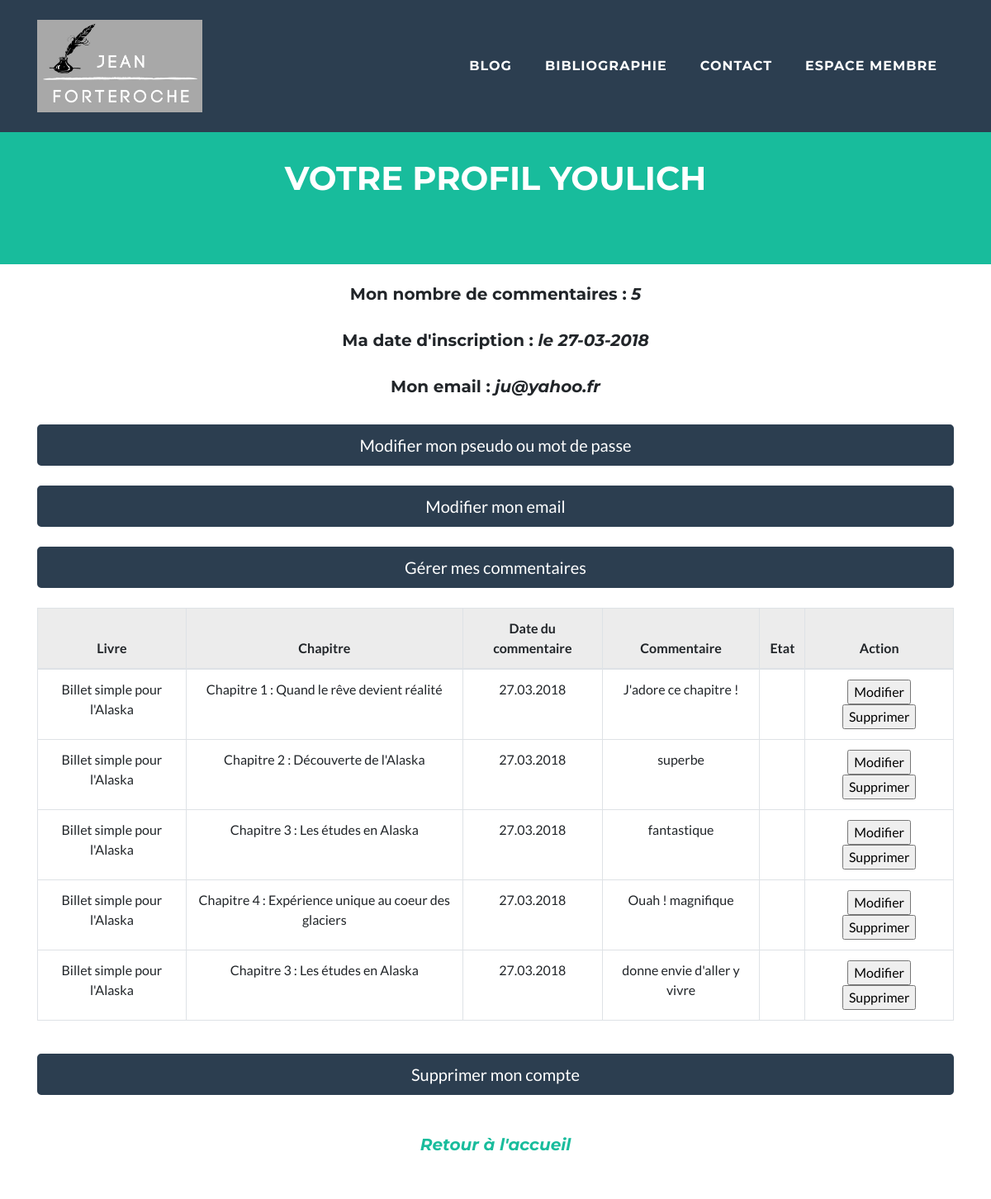
The app's page /index.php?action=profilMembre&afficher_commentaires=1 (signed in, upper part), older data.
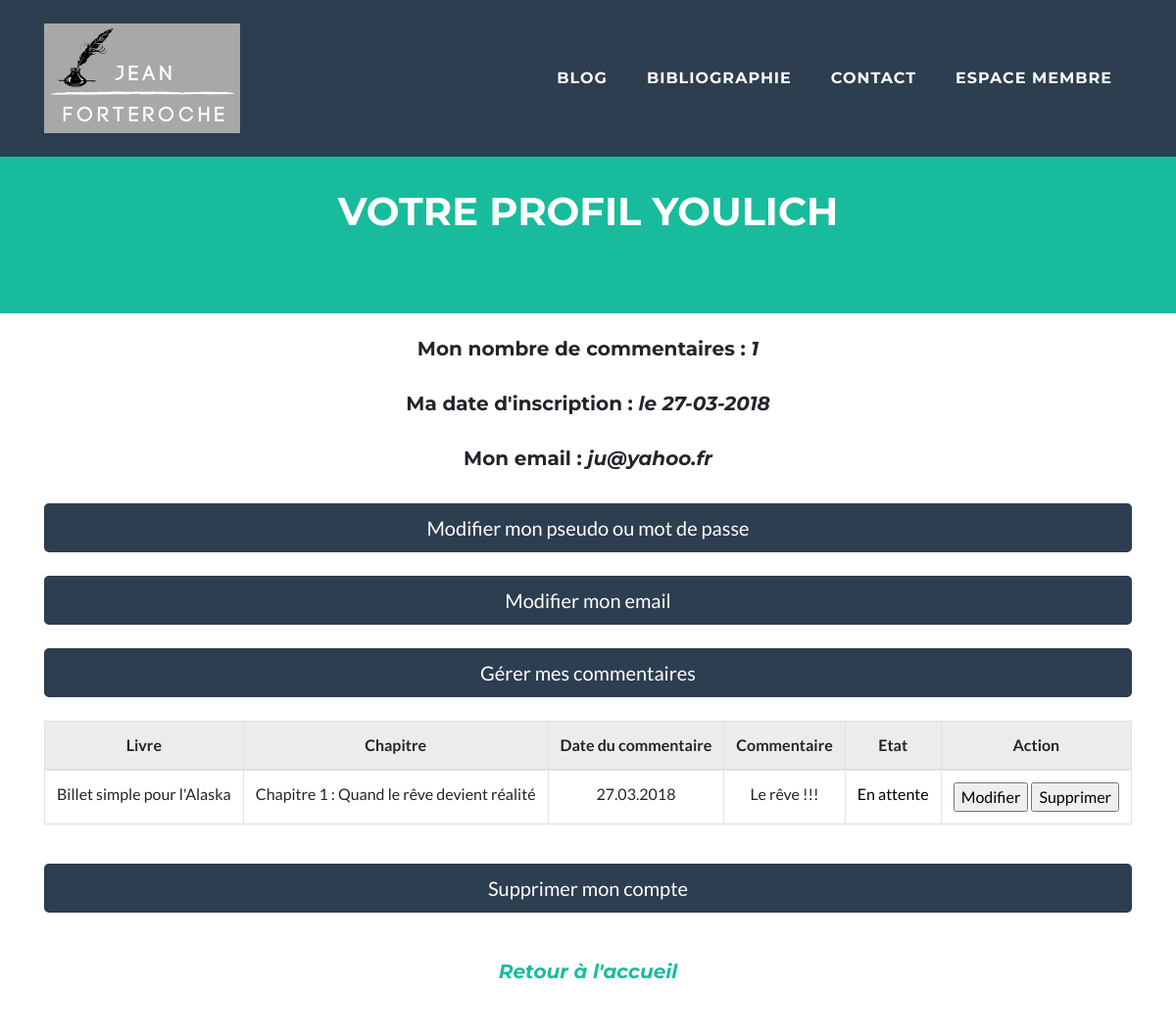
The same page, newer data.
### tables this page shows
CREATE TABLE IF NOT EXISTS `books` (
  `id` int(11) NOT NULL AUTO_INCREMENT,
  `title` varchar(255) NOT NULL,
  PRIMARY KEY (`id`)
);

CREATE TABLE IF NOT EXISTS `comments` (
  `id` int(11) NOT NULL AUTO_INCREMENT,
  `comment` text NOT NULL,
  `commentDate` datetime NOT NULL,
  `chapterId` int(11) NOT NULL,
  `membreId` int(11) NOT NULL,
  `membrePseudo` varchar(255) NOT NULL,
  `statut` enum('En attente','Valide','Refus','Alerte') NOT NULL,
  PRIMARY KEY (`id`)
);

CREATE TABLE IF NOT EXISTS `chapters` (
  `id` int(11) NOT NULL AUTO_INCREMENT,
  `chapterDate` date DEFAULT NULL,
  `title` varchar(255) DEFAULT NULL,
  `content` text,
  `resum` text,
  `image` varchar(1000) DEFAULT NULL,
  `nbcomms` int(11) DEFAULT NULL,
  `bookId` int(11) DEFAULT NULL,
  `imageId` int(11) NOT NULL,
  PRIMARY KEY (`id`)
);

### controler/Frontend.php (called while the page is built, shortened)
<?php
require_once('Autoload.php');
Class Frontend
{
    public function profilMembre()
    {
        $membreManager = new MembreManager();
        $nbComms = $membreManager->CountCommentsMembre($_SESSION['id']);
        $commentManager = new CommentManager();
        $commentsMembre = $commentManager->getCommentsMembre($_SESSION['id']);
        require('view/frontend/ProfilMembreView.php');
    }
}

### index.php (called while the page is built, shortened)
<?php
require_once("controler/Autoload.php");
$router = new \router\Router();
$router->diriger();

### model/MembreManager.php (called while the page is built, shortened)
<?php
class MembreManager extends DbConnect
{
        public function CountCommentsMembre($membreId)
        {
            $pdo = $this->dbConnect();
            $PDOStatement = $pdo->prepare('SELECT COUNT(*) AS total FROM comments WHERE membreId = ?');
            $PDOStatement->execute(array($membreId));
            $data = $PDOStatement->fetch();
            return $data['total'];
        }
}

### model/CommentManager.php (called while the page is built, shortened)
<?php
class CommentManager extends DbConnect
{
    public function getCommentsMembre($membreId)
    {
        $commentsMembre = array();
        $db = $this->dbConnect();
        $req = $db->prepare('SELECT * FROM comments WHERE membreId = ? ORDER BY statut DESC');
        $req->execute(array($membreId));
        while ($data = $req->fetch()) {
            $comment = new Comment();
            $comment->hydrate($data);
            $commentsMembre[] = $comment;
            $chapterManager = new ChapterManager();
            $chapter = $chapterManager->getChapter($comment->getChapterId());
            $bookManager = new BooksManager();
            $book = $bookManager->getBook($chapter->getBookId());
        }
        return $commentsMembre;
    }
}

### controler/Autoload.php (called while the page is built, shortened)
<?php
class Autoload
{
    static function chargerClass($class)
    {
        $file = str_replace('\\','/',$class);
        $file = ltrim($file,'/');
    }
}

### entity/Comment.php (called while the page is built, shortened)
<?php
class Comment
{
    private $id;
    private $comment;
    private $statut;
    private $chapter;
    private $book;
    public function hydrate(array $donnees)
    {
        foreach ($donnees as $key => $value)
        {
            $method = 'set'.ucfirst($key);
        }
    }
    public function getStatut ()
    {
        return $this->statut;
    }
    public function setStatut ($statut)
    {
        $this->statut = $statut;
    }
    public function getId ()
    {
        return $this->id;
    }
    public function setId ($id)
    {
        $this->id = $id;
    }
    public function getComment ()
    {
        return $this->comment;
    }
    public function setComment ($comment)
    {
        $this->comment = $comment;
    }
    public function getChapter ()
    {
        return $this->chapter;
    }
    public function setChapter ($chapter)
    {
        $this->chapter = $chapter;
    }
    public function getBook ()
    {
        return $this->book;
    }
    public function setBook ($book)
    {
        $this->book = $book;
    }
}

### model/ChapterManager.php (called while the page is built, shortened)
<?php
class ChapterManager extends DbConnect
{
    public function getChapter ($chapterId)
    {
        $db = $this->dbConnect();
        $req = $db->prepare('SELECT id, title, resum, bookId, content, image,  DATE_FORMAT(chapterDate, \'%d/%m/%Y / %HH%imin\') AS chapterDatefr FROM chapters WHERE id = ?');
        $req->execute(array($chapterId));
        while ($data = $req->fetch()) {
            $chapterselect = new Chapter();
            $chapterselect->hydrate($data);
        }
        return $chapterselect;
    }
}

### entity/Chapter.php (called while the page is built, shortened)
<?php
class Chapter
{
    private $title;
    public function hydrate(array $donnees)
    {
        foreach ($donnees as $key => $value)
        {
            $method = 'set'.ucfirst($key);
        }
    }
    public function getTitle()
    {
        return $this->title;
    }
    public function setTitle($title)
    {
        $this->title = $title;
    }
}

### model/BooksManager.php (called while the page is built, shortened)
<?php
class BooksManager extends DbConnect
{
    public function getBook($Id)
    {
        $db = $this->dbConnect();
        $req = $db->prepare('SELECT * FROM books WHERE id = ?');
        $req->execute(array($Id));
        while ($data = $req->fetch()) {
            $book = new Books();
            $book->hydrate($data);
        }
        return $book;
    }
}

### entity/Books.php (called while the page is built, shortened)
<?php
class Books
{
 private $title;
    public function hydrate(array $donnees)
    {
        foreach ($donnees as $key => $value)
        {
            $method = 'set'.ucfirst($key);
        }
    }
    public function getTitle ()
    {
        return $this->title;
    }
    public function setTitle ($title)
    {
        $this->title = $title;
    }
}

### view/frontend/ProfilMembreView.php (the view, shortened to what the changed rows need)
<!DOCTYPE html>
<html lang="fr">
<?php require ('Header.php'); ?>
<header class="bg-primary text-white">
    <div class="container text-center">
        <br/><br/><br/>
        <h1>Votre profil <?php echo $_SESSION['pseudo']?></h1>
        <br/><br/><br/>
    </div>
</header>
<br/>
<body class="top">
    <div align="center">
            <h5>Mon nombre de commentaires : <em> <?php echo $nbComms ?></em></h5><br/>
            <h5>Ma date d'inscription : <em>le <?php echo $_SESSION['date_inscription']=date("d-m-Y")?></em></h5><br/>
            <h5> Mon email : <em><?php echo $_SESSION['email']?></em></h5><br/>
            <div class="col-lg-4 mx-auto" align="center">
                <?php if (isset($_SESSION['error'])){ ?>
                <div class="alert alert-danger">
                    <?php echo $_SESSION['error'];} ?></div>
                <?php unset($_SESSION['error']);?></div>
            <div class="col-lg-4 mx-auto" align="center">
                <?php if (isset($_SESSION['success'])){?>
                <div class="alert alert-success">
                    <?php echo $_SESSION['success'];} ?></div>
    <div class="container">
            <div>
           <a href="index.php?action=profilMembre&amp;afficher_infos_a_modifier=1">
               <input type="button" class="btn btn-secondary btn-lg btn-block" name= "button" value="Modifier mon pseudo ou mot de passe"></a> </div>
            <br/>
        <div> <a href="index.php?action=profilMembre&amp;afficher_email_a_modifier=1">
                <input type="button" class="btn btn-secondary btn-lg btn-block" name= "button" value="Modifier mon email"></a></div>
                <br/>
        <div> <a href="index.php?action=profilMembre&amp;afficher_commentaires=1">
                <input type="button" class="btn btn-secondary btn-lg btn-block" name= "button" value="Gérer mes commentaires"></a></div>
        <?php if (!empty($_GET['afficher_commentaires'])): ?>
        <br/>
            <form action="index.php?action=listcommentsmembre&amp;idmembre=<?= $_SESSION['id']?>" method="post">
                <table class="table table-bordered text-center">
                    <thead class="thead table-active">
                    <tr>
                        <th>Livre</th>
                        <th>Chapitre</th>
                        <th>Date du commentaire</th>
                        <th>Commentaire</th>
                        <th>Etat</th>
                        <th colspan="2">Action</th>
                    </tr>
                    </thead>
                    <tbody>
                    <?php
                    foreach ($commentsMembre as $comment)
                    {
                        ?>
                        <tr>
                            <td>
                                <?php echo $comment->getBook()->getTitle(); ?>
                            </td>
                            <td>
                                <?php echo $comment->getChapter()->getTitle(); ?>
                            </td>
                            <td>
                                <?php $date = $comment->getCommentDate();
                                echo $date = date('d.m.Y'); ?>
                            </td>
                            <td>
                                <?php echo $comment->getComment(); ?>
                            </td>
                            <?php $statut = $comment->getStatut();
                            if ($statut == 'Alerte') { ?>
                                <td style="color :red;">
                                    <?php echo $comment->getStatut(); ?>
                                </td> <?php } else { ?>
                                <td style="color :black;">
                                    <?php echo $comment->getStatut(); ?>
                                </td> <?php
                            } ?>
                            <td>
                                <a href="index.php?action=Comment&amp;numComm=<?php echo $comment->getId(); ?>"><input type="button" value="Modifier"></a>
                                <a href="index.php?action=deletecomment&amp;id=<?php echo $comment->getId(); ?>"><input type="button" value="Supprimer"></a>
                            </td>
                        </tr>
                        <?php
                    }
                    ?>
                    </tbody>
                </table>
        <?php endif; ?>
        <br/>
        <div><a href="index.php?action=profilMembre&amp;supprimer_profil=1">
                <input type="button" class="btn btn-secondary btn-lg btn-block" name= "button" value="Supprimer mon compte"</a></div>
                </div>
                <br/><br/>
                <div align="center">
                <h5><em><a href="index.php?action=accueil">Retour à l'accueil</em></h5>
                </div>
<br/>
<br/>
<?php include('Footer.php');?>
</body>
</html>

Row changes from the older to the newer data that the page shows:
removed comments: $comment->getBook()->getTitle() "Billet simple pour l'Alaska", chapterId.title "Chapitre 1 : Quand le rêve devient réalité", comment "J'adore ce chapitre !"
removed comments: $comment->getBook()->getTitle() "Billet simple pour l'Alaska", chapterId.title "Chapitre 2 : Découverte de l'Alaska", comment "superbe"
removed comments: $comment->getBook()->getTitle() "Billet simple pour l'Alaska", chapterId.title "Chapitre 3 : Les études en Alaska", comment "fantastique"
removed comments: $comment->getBook()->getTitle() "Billet simple pour l'Alaska", chapterId.title "Chapitre 4 : Expérience unique au coeur des glaciers", comment "Ouah ! magnifique"
removed comments: $comment->getBook()->getTitle() "Billet simple pour l'Alaska", chapterId.title "Chapitre 3 : Les études en Alaska", comment "donne envie d'aller y vivre"
added comments: $comment->getBook()->getTitle() "Billet simple pour l'Alaska", chapterId.title "Chapitre 1 : Quand le rêve devient réalité", comment "Le rêve !!!", statut "En attente"
Text that changed along with them:
$nbComms: "5" → "1"
